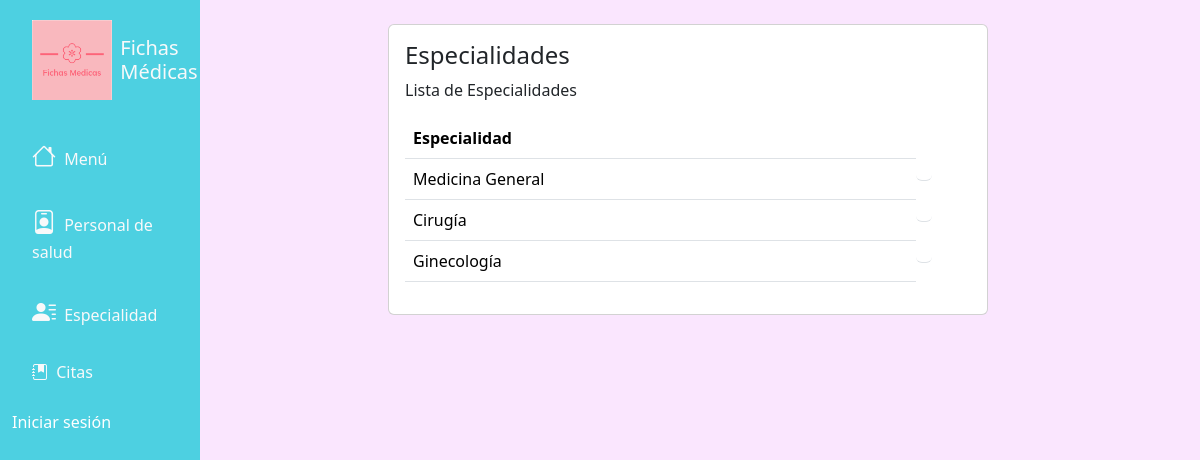
/especialidad/, run on an earlier commit of the app's database.
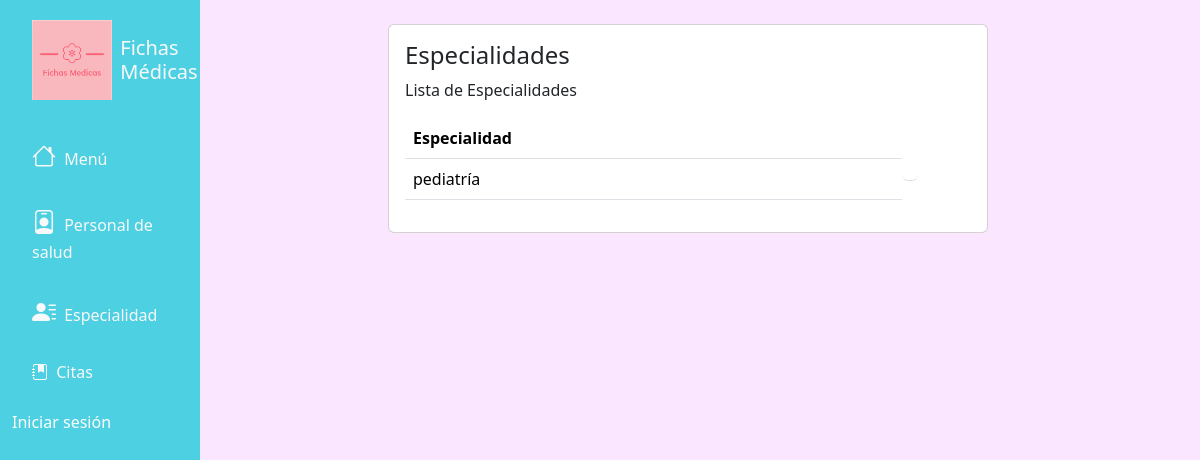
And on a later commit of the database.
### fichasapp/models.py (models this page shows, shortened)
class Especialidad(models.Model):
    name = models.CharField(max_length=30)

### fichasapp/views.py (the view)
# urls.py: path('especialidad/', views.especialidad, name='especialidad'),
def especialidad(request):
    especialidad = Especialidad.objects.all()
    return render(request, 'especialidad/especialidad.html', {'especialidad': especialidad})

### templates/especialidad/especialidad.html (shortened to what this page needs)
{% extends 'base.html' %}
{% block content %}
<div class="page-content page-container" id="page-content">
  <div class="padding">
    <div class="row container d-flex justify-content-center">
      <div class="col-lg-8 grid-margin stretch-card">
        <div class="card">
          <div class="card-body">
            <h4 class="card-title">Especialidades</h4>
            <p class="card-description">
              Lista de Especialidades
            </p>
            <div class="table-responsive">
              <table class="table">
                <thead>
                  <tr>
                    <th>Especialidad</th>
                  </tr>
                </thead>
                <tbody>
                  {% for p in especialidad %}
                  <tr>
                    <td>{{p.name}}</td>
                    <td class="btn-group" role="group" aria-label="Basic mixed styles example">
                    </td>
                  </tr>
                  {% endfor %}
                </tbody>
              </table>
            </div>
          </div>
        </div>
      </div>
    </div>
  </div>
</div>
{% endblock content %}

What changed in the data, as far as the page shows it:
removed Especialidad: name "Medicina General"
removed Especialidad: name "Cirugía"
removed Especialidad: name "Ginecología"
added Especialidad: name "pediatría"
